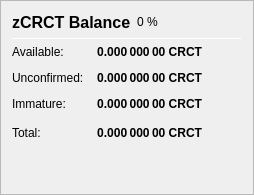
                   <widget class="QFrame" name="frame_ZerocoinBalances">
                    <property name="frameShape">
                     <enum>QFrame::StyledPanel</enum>
                    </property>
                    <property name="frameShadow">
                     <enum>QFrame::Raised</enum>
                    </property>
                    <layout class="QVBoxLayout" name="verticalLayout_7">
                     <item>
                      <layout class="QHBoxLayout" name="horizontalLayout_8" stretch="0,0,0">
                       <item>
                        <widget class="QLabel" name="label_5z_3">
                         <property name="minimumSize">
                          <size>
                           <width>0</width>
                           <height>20</height>
                          </size>
                         </property>
                         <property name="font">
                          <font>
                           <pointsize>12</pointsize>
                           <weight>75</weight>
                           <bold>true</bold>
                          </font>
                         </property>
                         <property name="text">
                          <string>zCRCT Balance</string>
                         </property>
                        </widget>
                       </item>
                       <item>
                        <widget class="QLabel" name="labelzCRCTPercent">
                         <property name="text">
                          <string notr="true">0 %</string>
                         </property>
                        </widget>
                       </item>
                       <item>
                        <spacer name="horizontalSpacer_11">
                         <property name="orientation">
                          <enum>Qt::Horizontal</enum>
                         </property>
                         <property name="sizeHint" stdset="0">
                          <size>
                           <width>40</width>
                           <height>20</height>
                          </size>
                         </property>
                        </spacer>
                       </item>
                      </layout>
                     </item>
                     <item>
                      <widget class="Line" name="line_ZerocoinBalance">
                       <property name="minimumSize">
                        <size>
                         <width>0</width>
                         <height>1</height>
                        </size>
                       </property>
                       <property name="maximumSize">
                        <size>
                         <width>16777215</width>
                         <height>1</height>
                        </size>
                       </property>
                       <property name="orientation">
                        <enum>Qt::Horizontal</enum>
                       </property>
                      </widget>
                     </item>
                     <item>
                      <layout class="QGridLayout" name="gridLayout_5">
                       <property name="spacing">
                        <number>12</number>
                       </property>
                       <item row="1" column="0">
                        <widget class="QLabel" name="labelzBalanceMatureText">
                         <property name="toolTip">
                          <string>Mature: more than 20 confirmation and more than 1 mint of the same denomination after it was minted.
These zCRCT are spendable.</string>
                         </property>
                         <property name="text">
                          <string>Available:</string>
                         </property>
                        </widget>
                       </item>
                       <item row="1" column="1">
                        <widget class="QLabel" name="labelzBalanceMature">
                         <property name="font">
                          <font>
                           <weight>75</weight>
                           <bold>true</bold>
                          </font>
                         </property>
                         <property name="toolTip">
                          <string>Mature: more than 20 confirmation and more than 1 mint of the same denomination after it was minted.
These zCRCT are spendable.</string>
                         </property>
                         <property name="text">
                          <string notr="true">0.000 000 00 CRCT</string>
                         </property>
                         <property name="alignment">
                          <set>Qt::AlignRight|Qt::AlignTrailing|Qt::AlignVCenter</set>
                         </property>
                        </widget>
                       </item>
                       <item row="2" column="0">
                        <widget class="QLabel" name="labelzBalanceUnconfirmedText">
                         <property name="toolTip">
                          <string>Unconfirmed: less than 20 confirmations
Immature: confirmed, but less than 1 mint of the same denomination after it was minted</string>
                         </property>
                         <property name="text">
                          <string>Unconfirmed:</string>
                         </property>
                        </widget>
                       </item>
                       <item row="2" column="1">
                        <widget class="QLabel" name="labelzBalanceUnconfirmed">
                         <property name="font">
                          <font>
                           <weight>75</weight>
                           <bold>true</bold>
                          </font>
                         </property>
                         <property name="toolTip">
                          <string>Unconfirmed: less than 20 confirmations
Immature: confirmed, but less than 1 mint of the same denomination after it was minted</string>
                         </property>
                         <property name="text">
                          <string notr="true">0.000 000 00 CRCT</string>
                         </property>
                         <property name="alignment">
                          <set>Qt::AlignRight|Qt::AlignTrailing|Qt::AlignVCenter</set>
                         </property>
                        </widget>
                       </item>
                       <item row="3" column="0">
                        <widget class="QLabel" name="labelzBalanceImmatureText">
                         <property name="toolTip">
                          <string>Unconfirmed: less than 20 confirmations
Immature: confirmed, but less than 1 mint of the same denomination after it was minted</string>
                         </property>
                         <property name="text">
                          <string>Immature:</string>
                         </property>
                        </widget>
                       </item>
                       <item row="3" column="1">
                        <widget class="QLabel" name="labelzBalanceImmature">
                         <property name="font">
                          <font>
                           <weight>75</weight>
                           <bold>true</bold>
                          </font>
                         </property>
                         <property name="toolTip">
                          <string>Unconfirmed: less than 20 confirmations
Immature: confirmed, but less than 1 mint of the same denomination after it was minted</string>
                         </property>
                         <property name="text">
                          <string notr="true">0.000 000 00 CRCT</string>
                         </property>
                         <property name="alignment">
                          <set>Qt::AlignRight|Qt::AlignTrailing|Qt::AlignVCenter</set>
                         </property>
                        </widget>
                       </item>
                       <item row="4" column="0">
                        <widget class="QLabel" name="labelzBalanceText">
                         <property name="toolTip">
                          <string>Your current zCRCT balance, unconfirmed and immature zCRCT included.</string>
                         </property>
                         <property name="text">
                          <string>Total:</string>
                         </property>
                        </widget>
                       </item>
                       <item row="4" column="1">
                        <widget class="QLabel" name="labelzBalance">
                         <property name="font">
                          <font>
                           <weight>75</weight>
                           <bold>true</bold>
                          </font>
                         </property>
                         <property name="cursor">
                          <cursorShape>IBeamCursor</cursorShape>
                         </property>
                         <property name="toolTip">
                          <string>Your current zCRCT balance, unconfirmed and immature zCRCT included.</string>
                         </property>
                         <property name="text">
                          <string notr="true">0.000 000 00 CRCT</string>
                         </property>
                         <property name="alignment">
                          <set>Qt::AlignRight|Qt::AlignTrailing|Qt::AlignVCenter</set>
                         </property>
                         <property name="textInteractionFlags">
                          <set>Qt::LinksAccessibleByMouse|Qt::TextSelectableByKeyboard|Qt::TextSelectableByMouse</set>
                         </property>
                        </widget>
                       </item>
                       <item row="4" column="2">
                        <spacer name="horizontalSpacer_4">
                         <property name="orientation">
                          <enum>Qt::Horizontal</enum>
                         </property>
                         <property name="sizeHint" stdset="0">
                          <size>
                           <width>40</width>
                           <height>20</height>
                          </size>
                         </property>
                        </spacer>
                       </item>
                      </layout>
                     </item>
                     <item>
                      <spacer name="verticalSpacer_4">
                       <property name="orientation">
                        <enum>Qt::Vertical</enum>
                       </property>
                       <property name="sizeHint" stdset="0">
                        <size>
                         <width>20</width>
                         <height>40</height>
                        </size>
                       </property>
                      </spacer>
                     </item>
                    </layout>
                   </widget>
